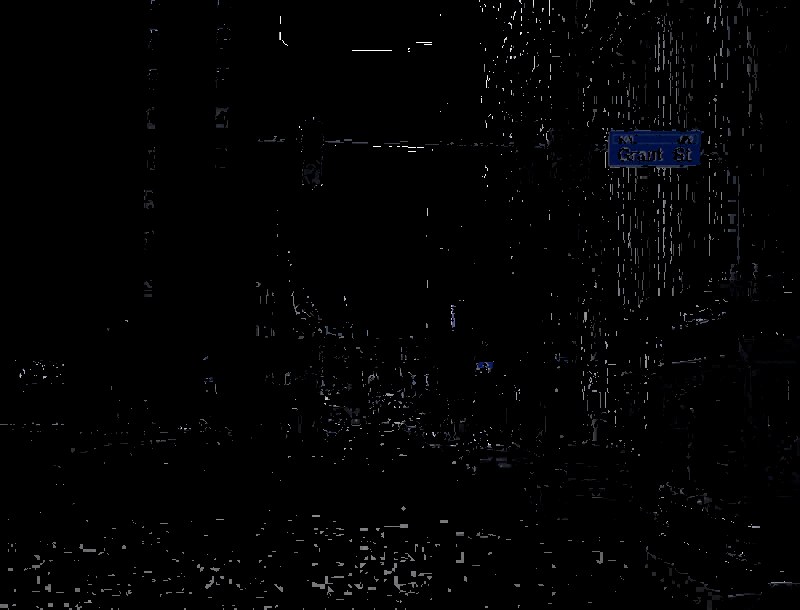
#> input picture Hough Transform/Senior Design python code/blue.png, 800 x 610 px
$ python canny_attempt_4.py
#> lines starting #> are read from the running program, lines starting #| are printed output that depends on the picture
# -*- coding: utf-8 -*-
"""
Created on Sun Feb 10 17:35:07 2019

@author: atm52
"""

import cv2
from matplotlib import pyplot as plt

def nothing(x):
    pass


img_noblur = cv2.imread('blue.png', 0) #loading in the picture
#> img_noblur: shape (610, 800); min 0, max 254, mean 2.5
img = cv2.GaussianBlur(img_noblur, (7,7),0)

canny_edge = cv2.Canny(img, 0, 0) #using open source library to creat
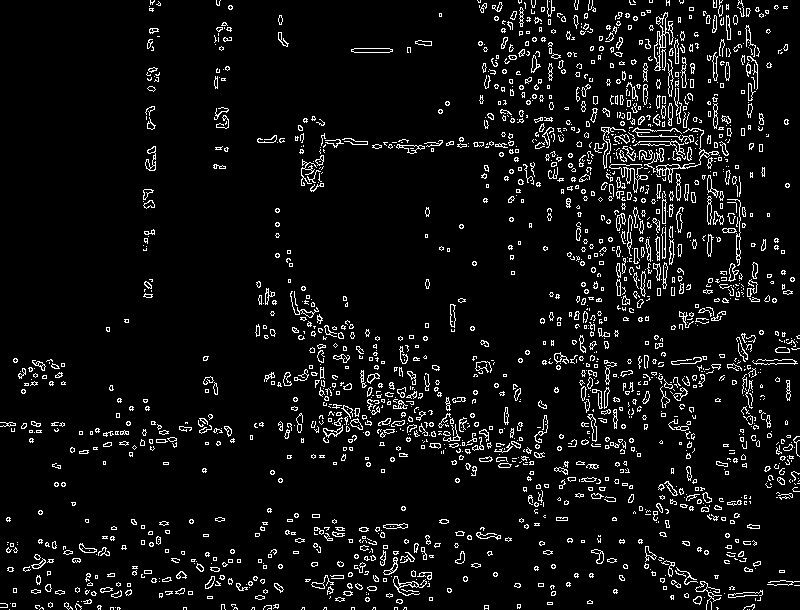
#> canny_edge: shape (610, 800); 6.4% white in thin lines or dots

cv2.imwrite( 'canny_edge.jpg', canny_edge)
cv2.imshow('image', img)
cv2.imshow('canny_edge', canny_edge)

cv2.createTrackbar('min_value','canny_edge',0,500,nothing) #creating a trackbar to take out background noise
cv2.createTrackbar('max_value','canny_edge',0,500,nothing) # setting the min and max hysteresis values

while(1):
    cv2.imshow('image', img)  #displaying the image
    cv2.imshow('canny_edge', canny_edge)

    min_value = cv2.getTrackbarPos('min_value', 'canny_edge')
    max_value = cv2.getTrackbarPos('max_value', 'canny_edge')

    canny_edge = cv2.Canny(img, min_value, max_value)

    k = cv2.waitKey(37)
#> (key Esc is pressed here)
    if k == 0:
        break
        #exit(0)


$ run again, with Hough Transform/Senior Design python code/green.png copied over Hough Transform/Senior Design python code/blue.png
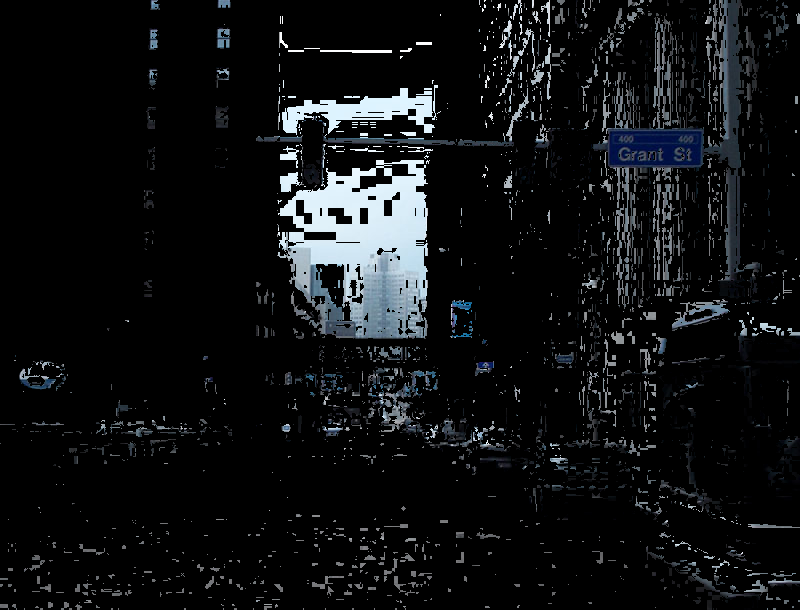
#> input picture Hough Transform/Senior Design python code/green.png, 800 x 610 px
#> `img = cv2.GaussianBlur(img_noblur, (7,7),0)`:
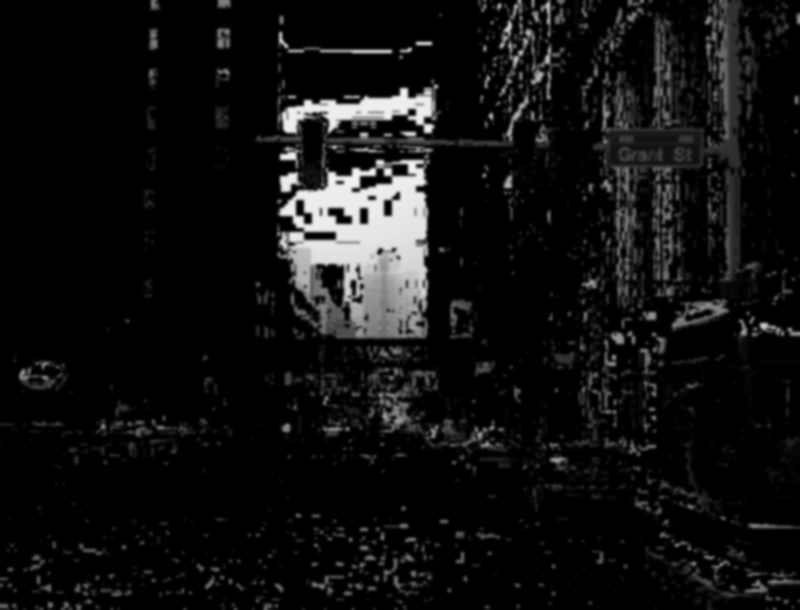
#> img: shape (610, 800); min 0, max 244, mean 16.8
#> `canny_edge = cv2.Canny(img, 0, 0)`:
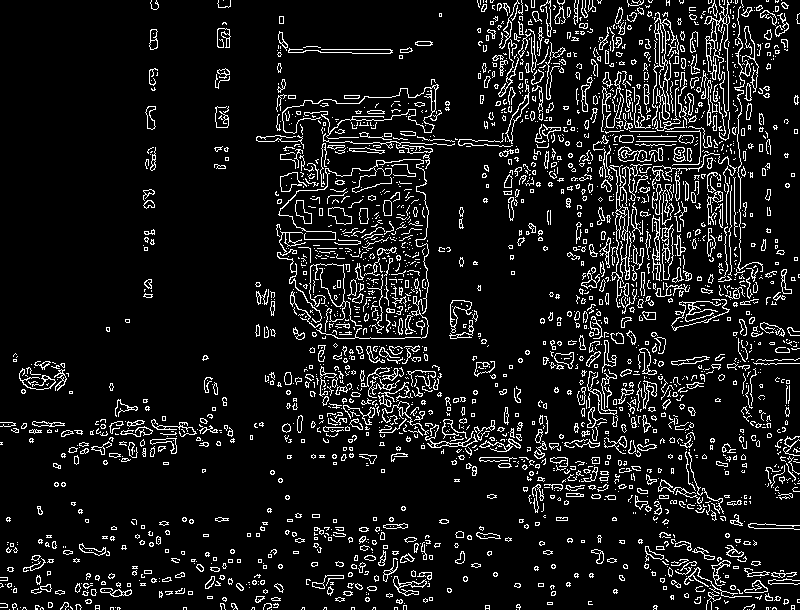
#> canny_edge: shape (610, 800); 9.5% white in thin lines or dots
